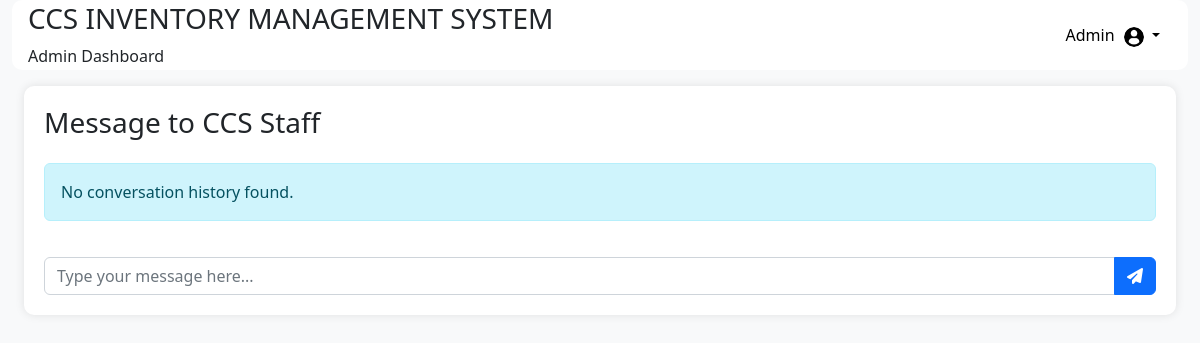
/DashboardAdmin/adminMessaging.php (signed in), run on an earlier commit of the app's database.
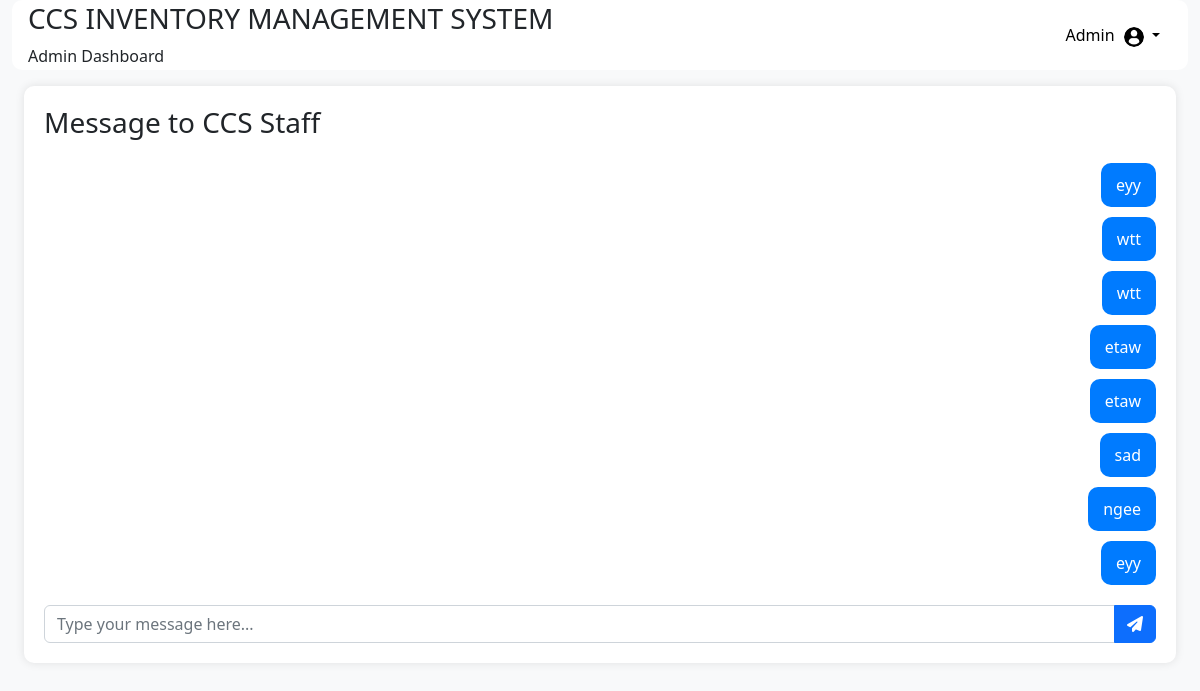
And on a later commit of the database.
### tables this page shows
CREATE TABLE `tblmessages` (
  `id` int(11) NOT NULL,
  `sender_id` int(11) DEFAULT NULL,
  `message` text DEFAULT NULL,
  `timestamp` timestamp NOT NULL DEFAULT current_timestamp(),
  `status` enum('unread','read') DEFAULT 'unread'
);

### DashboardAdmin/adminMessaging.php (the view, shortened to what this page needs)
<?php
include('adminfunctions.php');
$adminId = $_SESSION['admin_id'];
$conversation_query = "SELECT m.message, m.sender_id, m.timestamp, CONCAT(u.fname, ' ', u.lname) AS staff_name
                       FROM tblmessages m
                       INNER JOIN tblusers u ON m.sender_id = u.id
                       WHERE m.sender_id = ? OR m.id IN (SELECT message_id FROM tblmessage_recipients WHERE recipient_id = ?)
                       ORDER BY m.timestamp";
$stmt_conversation = mysqli_prepare($conn, $conversation_query);
if ($stmt_conversation) {
    mysqli_stmt_bind_param($stmt_conversation, "ii", $adminId, $adminId);
    if (mysqli_stmt_execute($stmt_conversation)) {
        $conversation_result = mysqli_stmt_get_result($stmt_conversation);
    } else {
        echo "Error executing conversation query: " . mysqli_error($conn);
    }
} else {
    echo "Statement preparation failed: " . mysqli_error($conn);
}
?>
<!DOCTYPE html>
<html lang="en">
<head>
    <link rel="stylesheet" type="text/css" href="adminstyles.css">
    <link href="https://cdn.jsdelivr.net/npm/bootstrap@5.2.3/dist/css/bootstrap.min.css" rel="stylesheet">
    <link rel="stylesheet" href="https://cdnjs.cloudflare.com/ajax/libs/font-awesome/6.4.0/css/all.min.css">
    <link rel="stylesheet" href="https://cdn.jsdelivr.net/npm/bootstrap@5.2.3/dist/css/bootstrap.min.css">
</head>
<body>
<div class="container-fluid">
        <div class="row">
                <?php include('adminheader.php'); ?>
        </div>
        <div class="row">
            <div class="col-md-12">
                <div class="container-fluid">
                    <div class="message-container">
                        <h3 class="mb-4">Message to CCS Staff</h3>
                        <div class="message-box" id="message-box">
                            <?php
                            if (isset($conversation_result) && mysqli_num_rows($conversation_result) > 0) {
                                while ($conversation_row = mysqli_fetch_assoc($conversation_result)) {
                                    if ($conversation_row['sender_id'] == $adminId) {
                                        echo '<div class="message user-message">';
                                        echo $conversation_row['message'];
                                        echo '</div>';
                                    } else {
                                        echo '<div class="message staff-message">';
                                        echo '<strong>' . $conversation_row['staff_name'] . '</strong>: ' . $conversation_row['message'];
                                        echo '</div>';
                                    }
                                }
                            } else {
                                echo '<div class="alert alert-info" role="alert">No conversation history found.</div>';
                            }
                            ?>
                        </div>
                        <form method="post" action="" class="message-form" id="message-form">
                            <div class="input-group">
                                <input type="text" class="form-control" placeholder="Type your message here..." name="message" required>
                                <button type="submit" class="btn btn-primary"><i class="fas fa-paper-plane"></i></button>
                            </div>
                        </form>
                    </div>
                </div>
            </div>
        </div>
    </div>
    <link href="https://cdn.jsdelivr.net/npm/bootstrap@5.2.3/dist/css/bootstrap.min.css" rel="stylesheet">
    <link rel="stylesheet" href="https://cdnjs.cloudflare.com/ajax/libs/font-awesome/6.4.0/css/all.min.css" />
</body>
</html>

What changed in the data, as far as the page shows it:
added tblmessages: message "eyy"
added tblmessages: message "wtt"
added tblmessages: message "wtt"
added tblmessages: message "etaw"
added tblmessages: message "etaw"
added tblmessages: message "sad"
added tblmessages: message "ngee"
added tblmessages: message "eyy"
Also different on the page:
text no longer shown: "No conversation history found."
